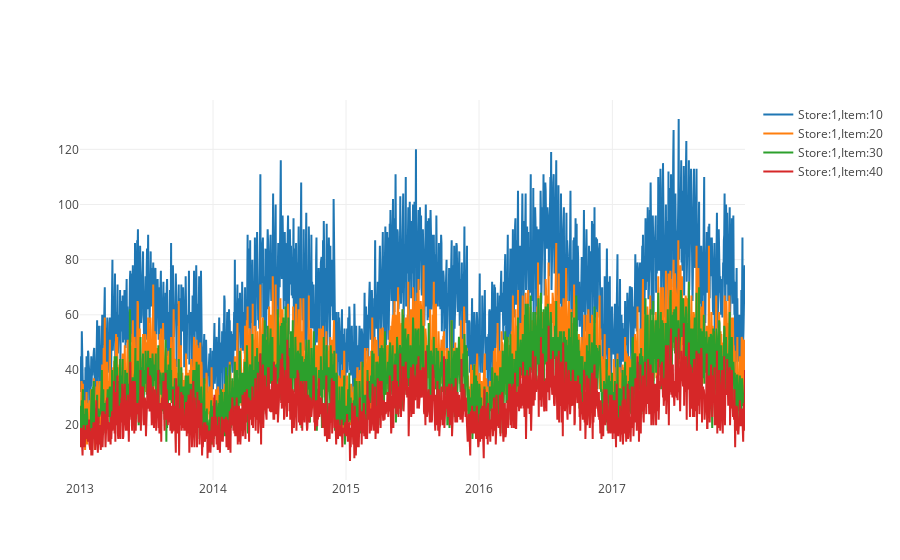

Notebook code for this chart:
### Markdown cell above
Woww! Clearly there is a pattern here! Feel free to play around with different store and item IDs.   
Almost all the items and store combination has this pattern!

The sales go high in June, July and August months. The sales will be lowest in December, January and February months. That's something!!

Let us make it more interesting. What if we aggregate the sales on a montly basis and compare different items and stores.   
This should help us understand how different item sales behave at a high level.

### Code cell
def sales_monthly(data):
    multi_store_item_df = data.copy()
    # First, let us filterout the required data
    store_ids = [1, 1, 1, 1]   # Some stores
    item_ids = [10, 20, 30, 40]    # Some items
    print('Before filter:', multi_store_item_df.shape)
    multi_store_item_df = multi_store_item_df[multi_store_item_df.store.isin(store_ids)]
    multi_store_item_df = multi_store_item_df[multi_store_item_df.item.isin(item_ids)]
    print('After filter:', multi_store_item_df.shape)
    #display(multi_store_item_df)
    # TODO Monthly avg sales

    # Let us plot this now
    multi_store_item_ts_data = []
    for st,it in zip(store_ids, item_ids):
        flt = multi_store_item_df[multi_store_item_df.store == st]
        flt = flt[flt.item == it]
        multi_store_item_ts_data.append(go.Scatter(x=flt.date, y=flt.sales, name = "Store:" + str(st) + ",Item:" + str(it)))
    py.iplot(multi_store_item_ts_data)
    return (multi_store_item_df)

multi_store_item_df = sales_monthly(train_df)

### Figure 1 — Plotly figure (JSON) as saved in the notebook; plotly's stock layout.template omitted (floating-point values rounded to 4 significant figures; data arrays with more than 128 entries replaced by an {"elided": "..."} marker saying what was removed)
{"data": [{"type": "scatter", "x": {"elided": "1826 str values"}, "y": {"elided": "1826 int values"}, "name": "Store:1,Item:10"}, {"type": "scatter", "x": {"elided": "1826 str values"}, "y": {"elided": "1826 int values"}, "name": "Store:1,Item:20"}, {"type": "scatter", "x": {"elided": "1826 str values"}, "y": {"elided": "1826 int values"}, "name": "Store:1,Item:30"}, {"type": "scatter", "x": {"elided": "1826 str values"}, "y": {"elided": "1826 int values"}, "name": "Store:1,Item:40"}], "layout": {}}
